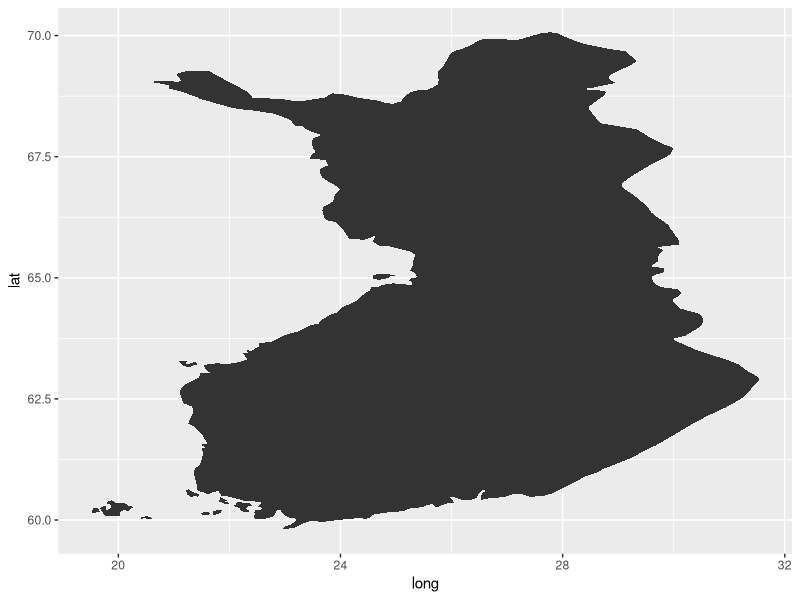

This figure's R source:
library("ggplot2")
fin <- map_data("world2", "finland")
ggplot() + geom_polygon(data = fin, aes(x=long, y = lat, group = group))